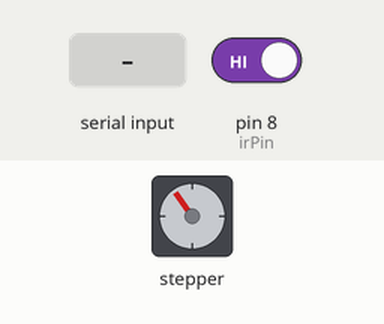
Recording of a sketch running on a simulated Arduino Uno, built with avr-gcc and run on an emulated ATmega328P. Parts: stepper motor. Wiring (inferred from the names in the program): stepper motor driver (200 steps per turn assumed): step pin 3; direction pin 2. The inputs (shaded band) are chosen by the test bench; at power-on: pin 8 (irPin) HIGH. What the sketch prints to the serial monitor is not drawn.

Above: at 3.25 s.
3.3 s: pin 8 (irPin) driven LOW
4.8 s: "1\n" received over the second serial link
At 7.7 s:
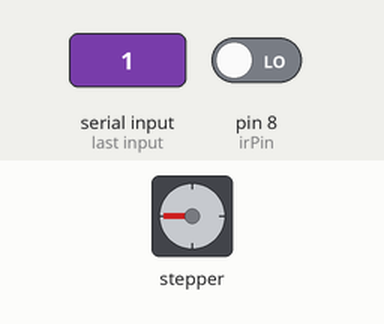
7.8 s: "0\n" received over the second serial link
At 23.5 s:
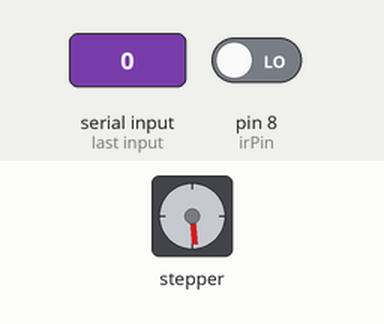
Timing chart, 0 to 49.3 s (numbered marks = the images above; inputs shaded):
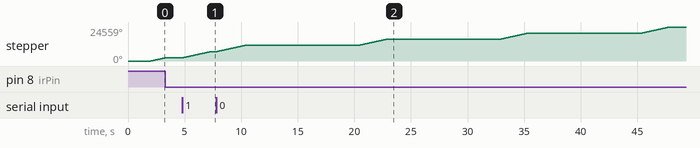

The sketch:

Conveyor_with_IR_Serial.ino
```cpp
#include <SoftwareSerial.h>

// ===== PINS =====
const int dirPin = 2;
const int stepPin = 3;
const int irPin = 8;

// ===== ESP32 SERIAL =====
// Pin 6 = RX, Pin 7 = TX
SoftwareSerial espSerial(6, 7);

// ===== VARIABLES =====
String lastResult = "";


void setup() {
  Serial.begin(9600);
  espSerial.begin(9600);

  pinMode(dirPin, OUTPUT);
  pinMode(stepPin, OUTPUT);
  pinMode(irPin, INPUT);

  digitalWrite(dirPin, HIGH);
  delay(2000);
  Serial.println("UNO ready");
}

// ===== MOVE CONVEYOR ONE STEP =====
void stepMotor(){
  digitalWrite(stepPin, HIGH);
  delayMicroseconds(500);
  digitalWrite(stepPin, LOW);
  delayMicroseconds(500);
}

void loop() {
  //Detect =  LOW(0), No detect = HIGH(1)
  int irState = digitalRead(irPin);
  // Serial.println(irState);
  // delay(500);


  if (irState == LOW) {
    Serial.println("Object detected — stopping conveyor");
    espSerial.println("CAPTURE");
    Serial.println("Sent: CAPTURE");

    unsigned long start = millis();
    bool received = false;
    while (millis() - start < 10000) {
      if (espSerial.available()) {
        lastResult = espSerial.readStringUntil('\n');
        lastResult.trim();
        Serial.print("Result: ");
        Serial.println(lastResult);
        received = true;
        break;
      }
    }

    if (!received) {
      Serial.println("No response from ESP32 — continuing");
    }

    // Push waste off conveyor for 1 second
    Serial.println("Pushing waste off conveyor...");
    unsigned long pushStart = millis();
    while (millis() - pushStart < 2500) {
      stepMotor();
    }
    Serial.println("Ready for next item...");

  } else {
    stepMotor();
  }
}
```

Measured:
- after the input at 3.3 s, stepper: stops changing and stays 2298°
- after the input at 4.8 s, stepper: turns 4452° clockwise in 2.5 s, starting at once
- by itself, stepper: keeps turning clockwise at about 1769°/s
